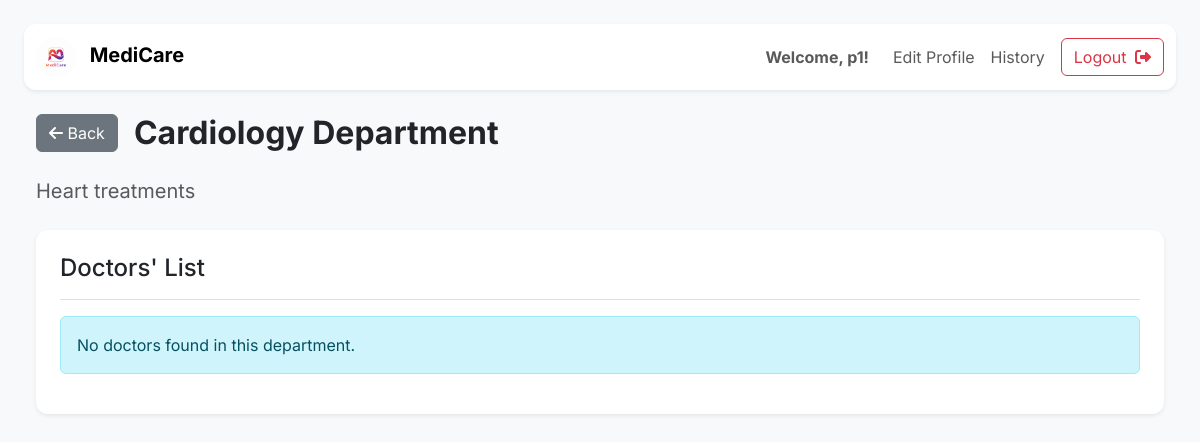
/department/Cardiology (signed in), run on the app's committed database.
### application/models.py (models this page shows)
class User(db.Model):
    __tablename__ = 'user'
    id = db.Column(db.Integer(),primary_key = True)
    blocked = db.Column(db.Boolean(), default=False, nullable=False)
    username = db.Column(db.String(), unique=True, nullable=False)
    password = db.Column(db.String(), nullable=False)
    type = db.Column(db.String(), default="patient", nullable=False)
    patient = db.relationship('Patient', backref='user', cascade="all, delete-orphan")
    doctor = db.relationship('Doctor', backref='user', cascade="all, delete-orphan")

class Department(db.Model):
    __tablename__ = 'department'
    id = db.Column(db.Integer(),primary_key = True)
    name = db.Column(db.String())
    description = db.Column(db.String())
    doctor = db.relationship('Doctor', backref='department')

### application/controllers.py (the view)
@app.route("/department/<string:dept_name>")
def department_page(dept_name):
    user_id = session.get("user_id")
    this_user = User.query.get(user_id)
    dept = Department.query.filter_by(name=dept_name).first()
    if not dept:
        flash("Department not found!", "danger")
        return redirect("/patient")
    doctors = [
    d for d in Doctor.query.filter_by(department_id=dept.id).all()
    if d.user.blocked == False]
    return render_template("department_page.html", department=dept, doctors=doctors, this_user = this_user)

### templates/department_page.html (shortened to what this page needs)
<!DOCTYPE html>
<html>
<head>
    <link href="https://cdn.jsdelivr.net/npm/bootstrap@5.3.2/dist/css/bootstrap.min.css" rel="stylesheet">
</head>
<body class="p-4">
    <nav class="navbar navbar-expand-lg navbar-light bg-white shadow-sm sticky-top mb-4" style="border-radius: 0.75rem;">
        <div class="container-fluid">
            <a class="navbar-brand" href="/patient">
                <img src="{{ url_for('static', filename='logo2.png') }}" alt="Logo" style="height: 40px; border-radius: 50%;">
                <span class="fw-bold ms-2">MediCare</span>
            </a>
            <div class="collapse navbar-collapse" id="patientNav">
                <ul class="navbar-nav ms-auto mb-2 mb-lg-0 align-items-center">
                    <li class="nav-item d-none d-lg-block">
                        <span class="navbar-text fw-bold me-3">Welcome, {{this_user.username}}!</span>
                    </li>
                    <li class="nav-item">
                        <a href="/edit_profile?username={{this_user.username}}" class="nav-link">Edit Profile</a>
                    </li>
                    <li class="nav-item">
                        <a href="/patient_history" class="nav-link">History</a>
                    </li>
                    <li class="nav-item">
                        <a href="/login" class="btn btn-outline-danger ms-lg-2">
                            Logout <i class="fa-solid fa-right-from-bracket ms-1"></i>
                        </a>
                    </li>
                </ul>
            </div>
        </div>
    </nav>
    <main class="container-fluid">
        <div class="d-flex align-items-center mb-4">
            <a href="/patient" class="btn btn-secondary me-3">
                <i class="fa-solid fa-arrow-left"></i> Back
            </a>
            <h2 class ="mb-0 fw-bold">{{ department.name }} Department</h2>
        </div>
        <p class="fs-5 text-muted mb-4">{{ department.description }}</p>
        <div class="card p-4 shadow-sm mt-4">
            <h4 class="mb-3 pb-3 border-bottom">Doctors' List</h4>
            {% if doctors %}
                <ul class="list-group list-group-flush">
                    {% for d in doctors %}
                    <li class="list-group-item d-flex justify-content-between align-items-center px-0 py-3">
                        <span class="fs-5 fw-bold">{{ d.doctor_name }}</span>
                        <div class="d-flex gap-2">
                            <a href="/doctor/check_availability/{{ d.id }}" class="btn btn-sm btn-primary">
                                Check Availability
                            </a>
                            <a href="/doctor/details/{{ d.id }}" class="btn btn-sm btn-outline-secondary">
                                View Details
                            </a>
                        </div>
                    </li>
                    {% endfor %}
                </ul>
            {% else %}
                <div class="alert alert-info">No doctors found in this department.</div>
            {% endif %}
        </div>
        </main>
</body>
</html>

### templates/department_page.html (style rules this page uses)
body { font-family: 'Inter', sans-serif; background-color: #f8f9fa; }
.card { border: none; border-radius: 0.75rem; }

### data on the page
User: username "p1"
Department: name "Cardiology", description "Heart treatments"
